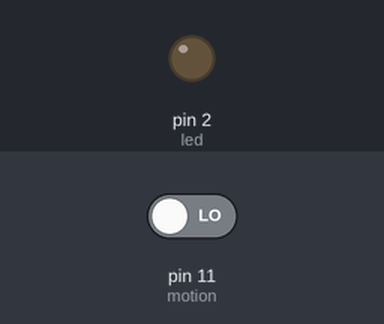
A sketch run on a simulated Arduino Uno, built with avr-gcc and run on an emulated ATmega328P. On the bench: output pins drawn as LEDs (lit = HIGH). Inputs (shaded band) come from the test bench; at power-on: pin 11 (motion) LOW.

Above: at 1.2 s.
1.3 s: pin 11 (motion) driven HIGH
At 2.5 s:
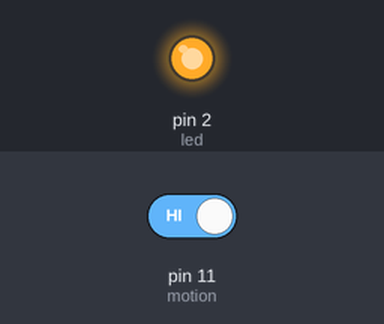
2.8 s: pin 11 (motion) driven LOW
At 3.8 s:
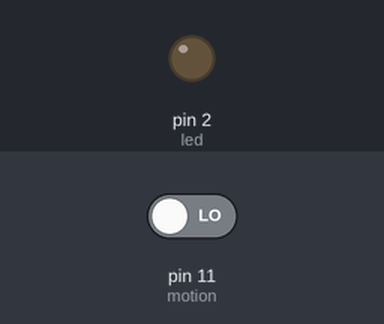
Timing chart, 0 to 5.8 s (numbered marks = the images above; inputs shaded):
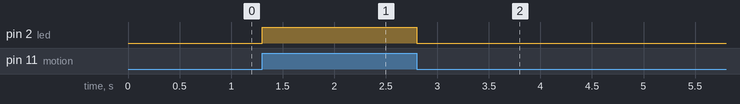

Measured:
- after the input at 1.3 s, pin 2 (led): LOW → HIGH at once
- after the input at 2.8 s, pin 2 (led): HIGH → LOW at once

The sketch:

Motion-sensor_led-allumage.ino
```cpp
int motion = 11;
int led = 2;

void setup() {
  pinMode(motion, INPUT);
  pinMode(led, OUTPUT);
}

void loop()
{
  long sensor = digitalRead(motion);

  if(sensor == HIGH){
     digitalWrite (led, HIGH);
   }
   else
   {
      digitalWrite (led, LOW);
   }
}
```
